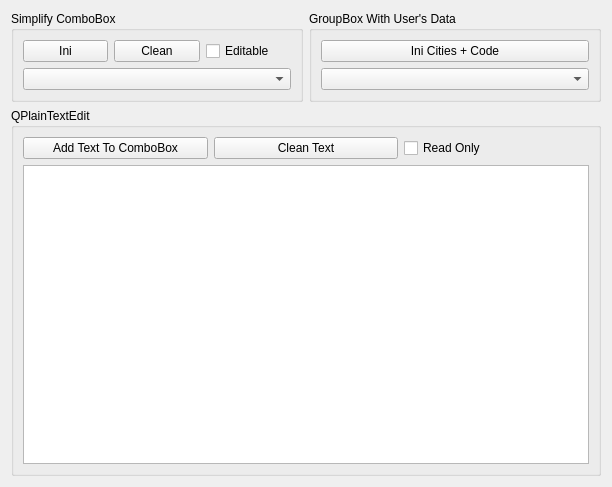
<?xml version="1.0" encoding="UTF-8"?>
<ui version="4.0">
 <class>Widget</class>
 <widget class="QWidget" name="Widget">
  <property name="geometry">
   <rect>
    <x>0</x>
    <y>0</y>
    <width>612</width>
    <height>487</height>
   </rect>
  </property>
  <property name="windowTitle">
   <string>Widget</string>
  </property>
  <layout class="QGridLayout" name="gridLayout_3">
   <item row="0" column="0">
    <widget class="QGroupBox" name="groupBox">
     <property name="title">
      <string>Simplify ComboBox</string>
     </property>
     <layout class="QGridLayout" name="gridLayout">
      <item row="0" column="0">
       <widget class="QPushButton" name="btnIniSImplify">
        <property name="text">
         <string>Ini</string>
        </property>
       </widget>
      </item>
      <item row="0" column="1">
       <widget class="QPushButton" name="btnCleanSImplify">
        <property name="text">
         <string>Clean</string>
        </property>
       </widget>
      </item>
      <item row="0" column="2">
       <widget class="QCheckBox" name="chkBoxEditable">
        <property name="text">
         <string>Editable</string>
        </property>
       </widget>
      </item>
      <item row="1" column="0" colspan="3">
       <widget class="QComboBox" name="comboSimplify"/>
      </item>
     </layout>
    </widget>
   </item>
   <item row="0" column="1">
    <widget class="QGroupBox" name="groupBox_2">
     <property name="title">
      <string>GroupBox With User's Data</string>
     </property>
     <layout class="QVBoxLayout" name="verticalLayout">
      <item>
       <widget class="QPushButton" name="btnIniCities">
        <property name="text">
         <string>Ini Cities + Code</string>
        </property>
       </widget>
      </item>
      <item>
       <widget class="QComboBox" name="comboCities"/>
      </item>
     </layout>
    </widget>
   </item>
   <item row="1" column="0" colspan="2">
    <widget class="QGroupBox" name="groupBox_3">
     <property name="title">
      <string>QPlainTextEdit</string>
     </property>
     <layout class="QGridLayout" name="gridLayout_2">
      <item row="0" column="0">
       <widget class="QPushButton" name="btnAddText">
        <property name="text">
         <string>Add Text To ComboBox</string>
        </property>
       </widget>
      </item>
      <item row="0" column="2">
       <widget class="QCheckBox" name="chkBoxReadOnly">
        <property name="text">
         <string>Read Only</string>
        </property>
       </widget>
      </item>
      <item row="0" column="1">
       <widget class="QPushButton" name="btnCleanText">
        <property name="text">
         <string>Clean Text</string>
        </property>
       </widget>
      </item>
      <item row="1" column="0" colspan="3">
       <widget class="QPlainTextEdit" name="plainTextEdit"/>
      </item>
     </layout>
    </widget>
   </item>
  </layout>
 </widget>
 <resources/>
 <connections>
  <connection>
   <sender>btnCleanSImplify</sender>
   <signal>clicked()</signal>
   <receiver>comboSimplify</receiver>
   <slot>clear()</slot>
   <hints>
    <hint type="sourcelabel">
     <x>172</x>
     <y>50</y>
    </hint>
    <hint type="destinationlabel">
     <x>164</x>
     <y>81</y>
    </hint>
   </hints>
  </connection>
 </connections>
</ui>
